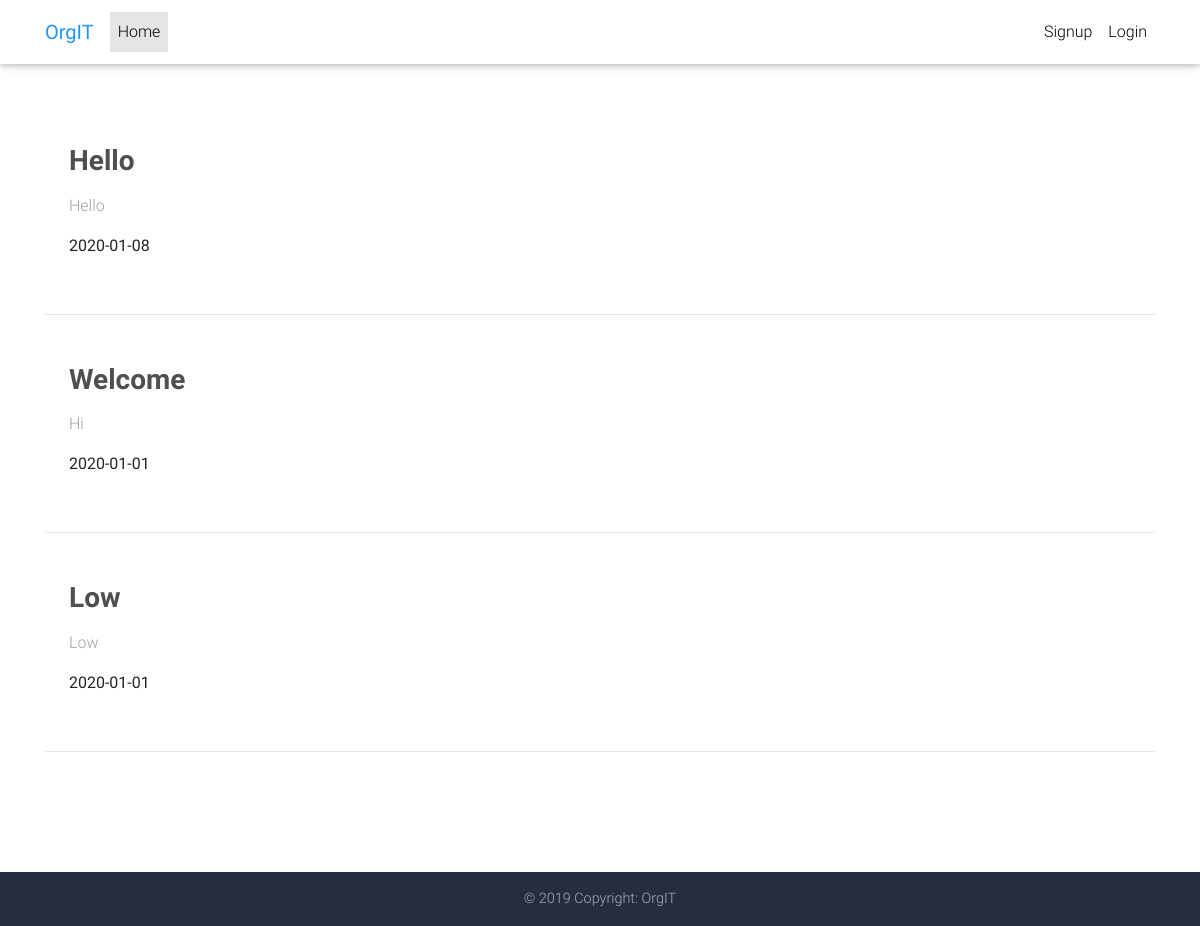
The app's page /announcements.php with its own data.
### tables this page shows
CREATE TABLE IF NOT EXISTS `post` (
  `id` int(255) NOT NULL AUTO_INCREMENT,
  `title` varchar(255) NOT NULL,
  `content` longtext NOT NULL,
  `date` varchar(255) NOT NULL,
  `status` enum('Active','Inactive') NOT NULL,
  `image` text,
  PRIMARY KEY (`id`)
);

### announcements.php (the view, shortened to what this page needs)
<?php include 'inc/header.php';
 include 'inc/session.php';
?>
<body>
      <?php include 'inc/navbar.php'; ?>
 <main class="mt-5 pt-5">
    <div class="container">
      <section class="pt-5">
               <?php
                  $sql = mysqli_query($db, "SELECT * FROM post where status = 'Active' ORDER BY date DESC");
                  while ($row = mysqli_fetch_array($sql)) {
                        ?>
        <?php if(empty($row['image'])): ?>
         <div class="row wow fadeIn" style="visibility: visible; animation-name: fadeIn;">
          <div class="col-lg-12 col-xl-7 ml-xl-4 mb-4">
            <h3 class="mb-3 font-weight-bold dark-grey-text">
              <strong><?php echo ucfirst($row['title']);?></strong>
            </h3>
            <p class="grey-text"><?php echo ucfirst($row['content']);?></p>
            <p>
              <strong><?php echo $row['date'];?></strong>
            </p>
          </div>
        </div>
        <hr class="mb-5">
           <?php endif ?>
                       <?php   } ?>
      </section>
    </div>
  </main>
  <?php include 'inc/footer.php'; ?>
</body>
</html>

### inc/header.php (style rules this page uses)
* { margin: 0; padding: 0; }
html, body { height: 100%; width: 100%; }
main { min-height: 100%; }

### records on screen
post: title "Hello", content "Hello", date "2020-01-08"
post: title "Welcome", content "Hi", date "2020-01-01"
post: title "Low", content "Low", date "2020-01-01"
